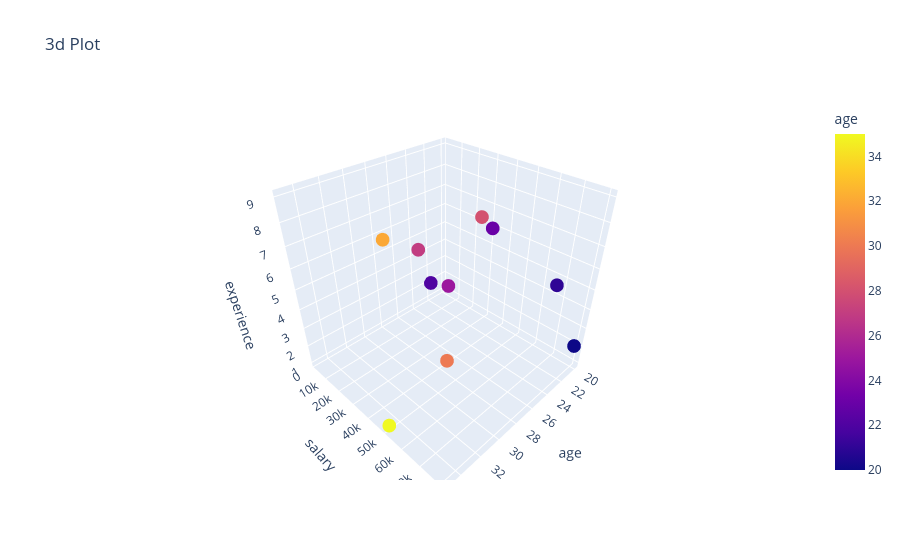

Here is the notebook cell this chart was saved with:
### Code cell
fig.show()

### Figure 1 — Plotly figure (JSON) as saved in the notebook; plotly's stock layout.template omitted (floating-point values rounded to 4 significant figures)
{"data": [{"hovertemplate": "age=%{marker.color}<br>salary=%{y}<br>experience=%{z}<extra></extra>", "legendgroup": "", "marker": {"color": [22, 25, 30, 21, 27, 32, 23, 28, 35, 20], "coloraxis": "coloraxis", "symbol": "circle"}, "mode": "markers", "name": "", "scene": "scene", "showlegend": false, "type": "scatter3d", "x": [22, 25, 30, 21, 27, 32, 23, 28, 35, 20], "y": [2000, 30000, 55000, 70000, 23000, 35000, 44000, 60000, 50000, 80000], "z": [2, 4, 3, 5, 6, 8, 7, 9, 1, 2]}], "layout": {"coloraxis": {"colorbar": {"title": {"text": "age"}}, "colorscale": [[0, "#0d0887"], [0.1111, "#46039f"], [0.2222, "#7201a8"], [0.3333, "#9c179e"], [0.4444, "#bd3786"], [0.5556, "#d8576b"], [0.6667, "#ed7953"], [0.7778, "#fb9f3a"], [0.8889, "#fdca26"], [1, "#f0f921"]]}, "legend": {"tracegroupgap": 0}, "scene": {"domain": {"x": [0, 1], "y": [0, 1]}, "xaxis": {"title": {"text": "age"}}, "yaxis": {"title": {"text": "salary"}}, "zaxis": {"title": {"text": "experience"}}}, "title": {"text": "3d Plot"}}}
